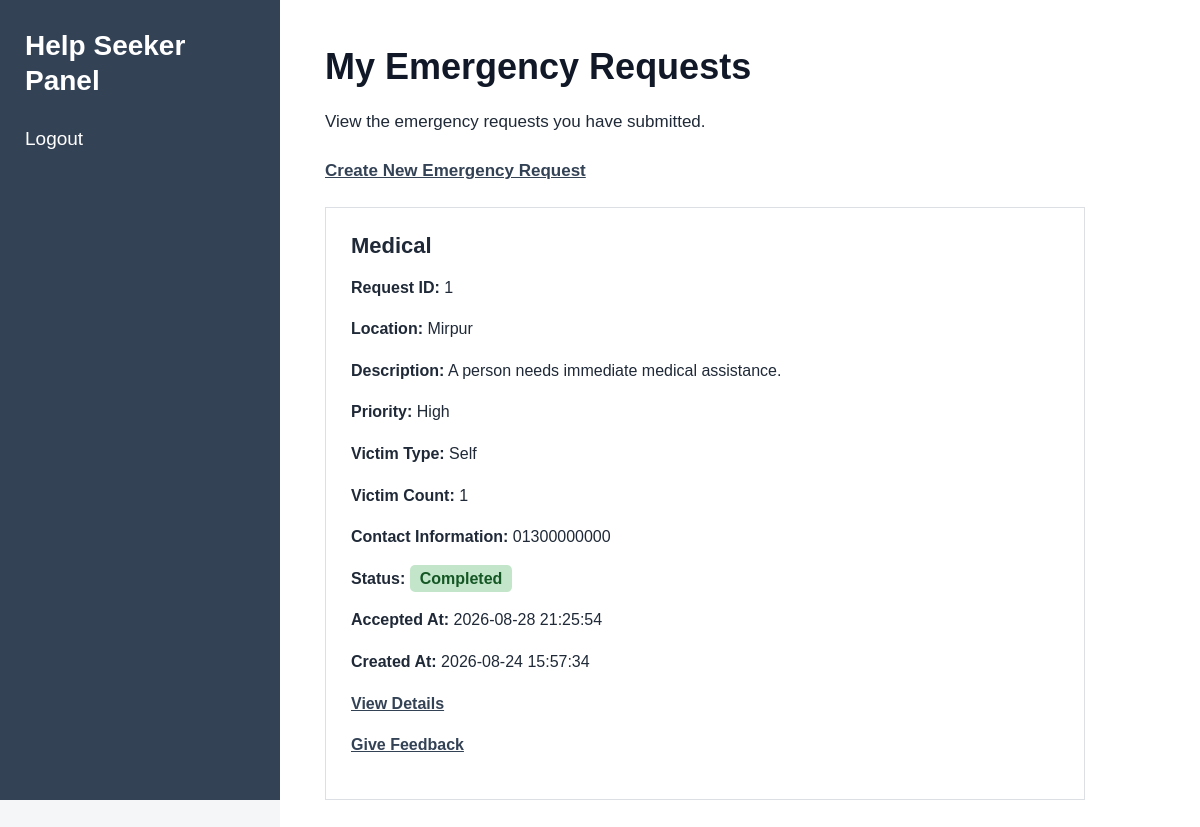
The page /index.php?page=helpseeker-requests (signed in) on the database as committed earlier.
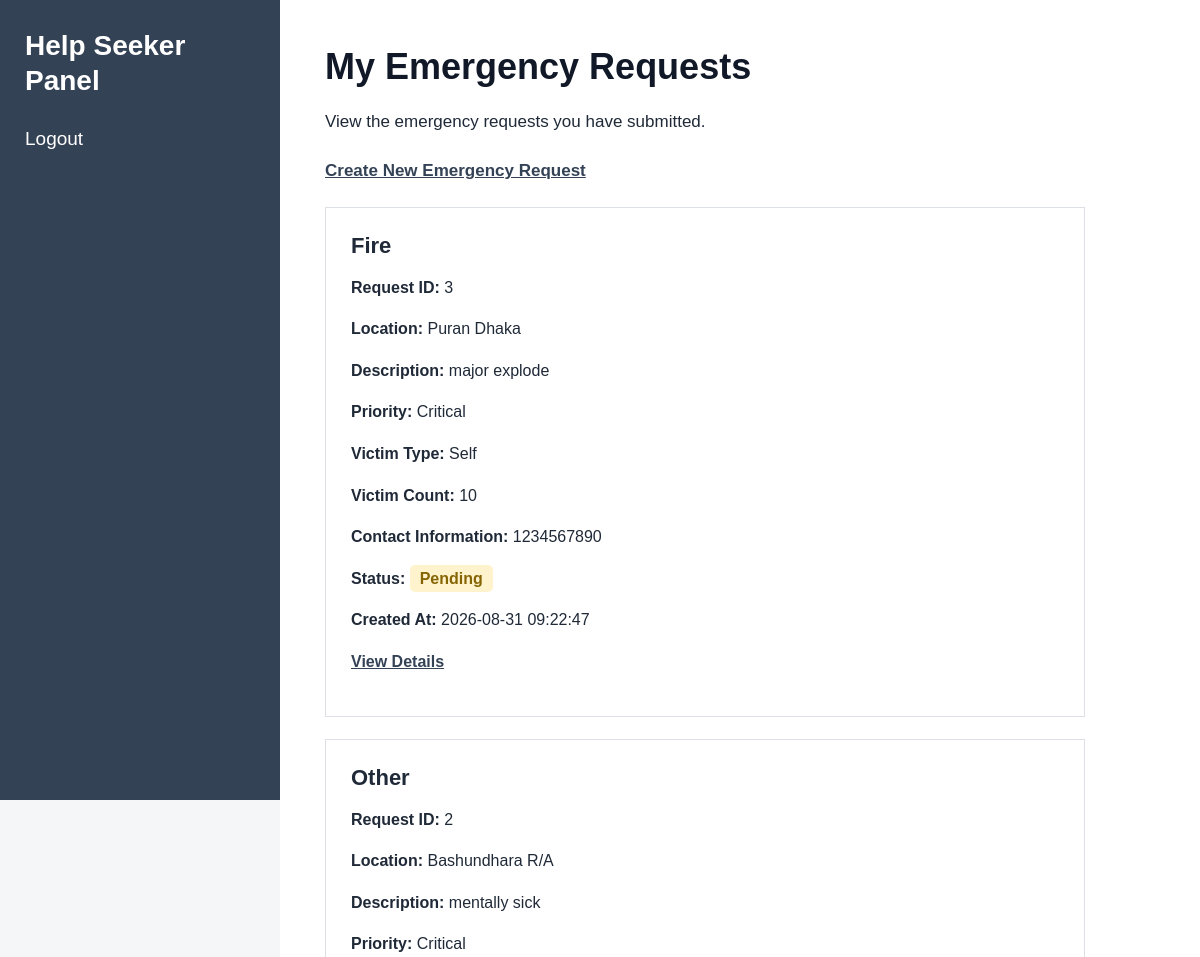
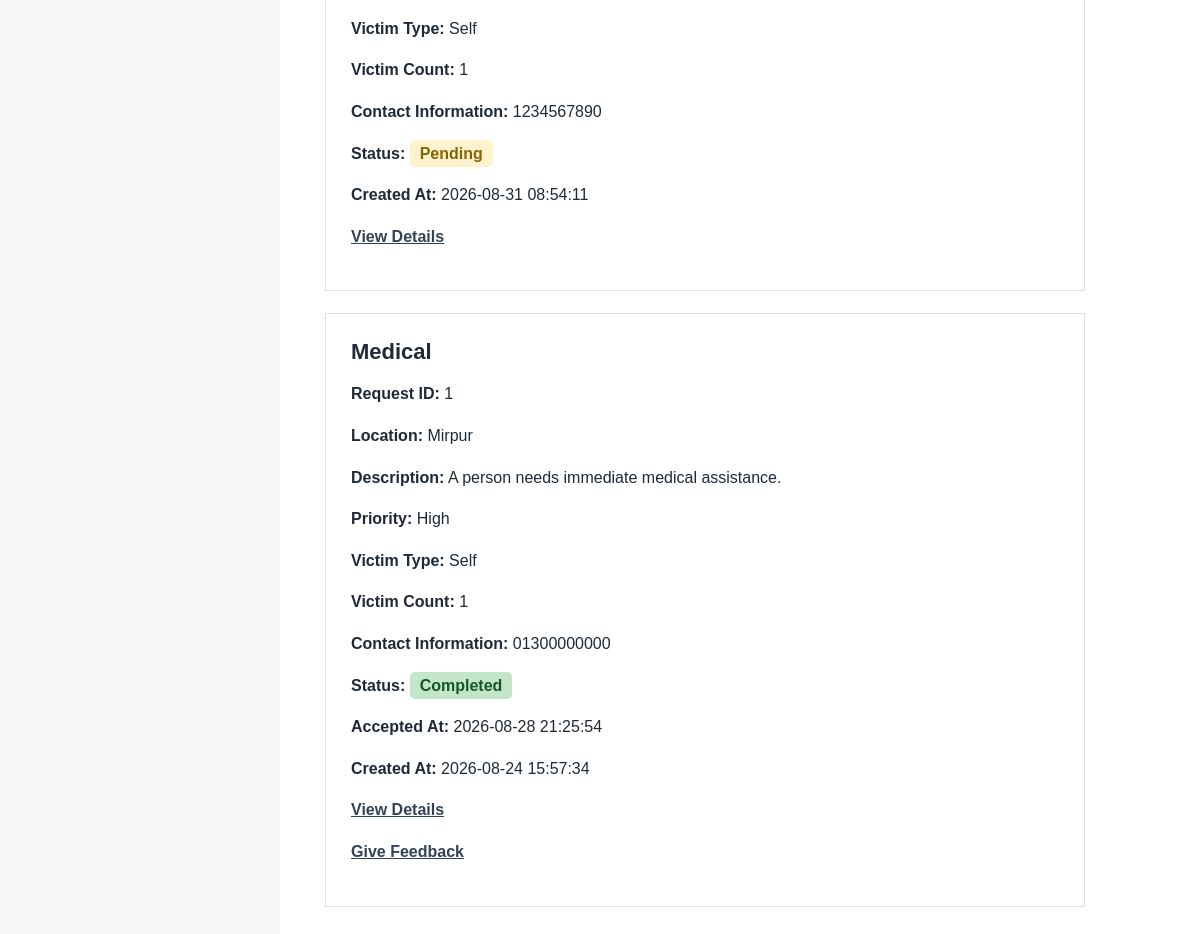
The same page on the database as committed later (2 pictures, top to bottom).
### tables this page shows
CREATE TABLE `emergency_requests` (
  `id` int(11) NOT NULL,
  `help_seeker_id` int(11) NOT NULL,
  `emergency_type` varchar(50) NOT NULL,
  `location` varchar(255) NOT NULL,
  `description` text NOT NULL,
  `priority` enum('low','medium','high','critical') NOT NULL DEFAULT 'medium',
  `victim_type` enum('self','other') NOT NULL DEFAULT 'self',
  `victim_information` text DEFAULT NULL,
  `victim_count` int(11) NOT NULL DEFAULT 1,
  `contact_information` varchar(150) NOT NULL,
  `status` enum('pending','assigned','ongoing','completed','cancelled') NOT NULL DEFAULT 'pending',
  `created_at` timestamp NOT NULL DEFAULT current_timestamp(),
  `updated_at` timestamp NOT NULL DEFAULT current_timestamp() ON UPDATE current_timestamp(),
  `volunteer_id` int(11) DEFAULT NULL,
  `accepted_at` datetime DEFAULT NULL
);

### models/HelpSeekerModel.php (called while the page is built, shortened)
<?php
function getHelpSeekerRequests($conn, $help_seeker_id)
{
    $sql = "SELECT *
            FROM emergency_requests
            WHERE help_seeker_id = ?
            ORDER BY id DESC";
    $stmt = mysqli_prepare($conn, $sql);
    mysqli_stmt_bind_param(
        $stmt,
        "i",
        $help_seeker_id
    );
    mysqli_stmt_execute($stmt);
    $result = mysqli_stmt_get_result($stmt);
    $requests = [];
    while ($row = mysqli_fetch_assoc($result)) {
        $requests[] = $row;
    }
    return $requests;
}

### views/helpseeker/requests.php (the view, shortened to what this page needs)
<?php
require_once "views/partials/header.php";
require_once "views/partials/sidebar.php";
?>
<div class="content">
    <h1>My Emergency Requests</h1>
    <p>
        View the emergency requests you have submitted.
    </p>
    <p>
        <a href="index.php?page=helpseeker-request-create">
            Create New Emergency Request
        </a>
    </p>
    <?php if (empty($requests)): ?>
        <div class="card">
            <h3>No Emergency Requests</h3>
            <p>
                You have not submitted any emergency requests yet.
            </p>
            <p>
                <a href="index.php?page=helpseeker-request-create">
                    Create Emergency Request
                </a>
            </p>
        </div>
    <?php else: ?>
        <?php foreach ($requests as $request): ?>
            <div class="card">
                <h3>
                    <?php
                    echo htmlspecialchars(
                        ucfirst($request['emergency_type'])
                    );
                    ?>
                </h3>
                <p>
                    <strong>Request ID:</strong>
                    <?php
                    echo (int)$request['id'];
                    ?>
                </p>
                <p>
                    <strong>Location:</strong>
                    <?php
                    echo htmlspecialchars(
                        $request['location']
                    );
                    ?>
                </p>
                <p>
                    <strong>Description:</strong>
                    <?php
                    echo htmlspecialchars(
                        $request['description']
                    );
                    ?>
                </p>
                <p>
                    <strong>Priority:</strong>
                    <?php
                    echo htmlspecialchars(
                        ucfirst($request['priority'])
                    );
                    ?>
                </p>
                <p>
                    <strong>Victim Type:</strong>
                    <?php
                    echo htmlspecialchars(
                        ucfirst($request['victim_type'])
                    );
                    ?>
                </p>
                <p>
                    <strong>Victim Count:</strong>
                    <?php
                    echo (int)$request['victim_count'];
                    ?>
                </p>
                <p>
                    <strong>Contact Information:</strong>
                    <?php
                    echo htmlspecialchars(
                        $request['contact_information']
                    );
                    ?>
                </p>
                <p>
                    <strong>Status:</strong>
                    <?php
                    $status = $request['status'] ?? 'pending';
                    $statusText = ucfirst($status);
                    $statusClass = 'status-pending';
                    if ($status === 'assigned') {
                        $statusClass = 'status-assigned';
                    } elseif ($status === 'ongoing') {
                        $statusClass = 'status-ongoing';
                    } elseif ($status === 'completed') {
                        $statusClass = 'status-completed';
                    } elseif ($status === 'cancelled') {
                        $statusClass = 'status-cancelled';
                    }
                    ?>
                    <span class="<?php echo $statusClass; ?>">
                        <?php
                        echo htmlspecialchars($statusText);
                        ?>
                    </span>
                </p>
                <?php if (!empty($request['accepted_at'])): ?>
                    <p>
                        <strong>Accepted At:</strong>
                        <?php
                        echo htmlspecialchars(
                            $request['accepted_at']
                        );
                        ?>
                    </p>
                <?php endif; ?>
                <p>
                    <strong>Created At:</strong>
                    <?php
                    echo htmlspecialchars(
                        $request['created_at'] ?? ''
                    );
                    ?>
                </p>
                <p>
                    <a
                        href="index.php?page=helpseeker-request-view&id=<?php echo (int)$request['id']; ?>"
                    >
                        View Details
                    </a>
                </p>
                <?php if ($status === 'completed'): ?>
                    <p>
                        <a
                            href="index.php?page=helpseeker-feedback&id=<?php echo (int)$request['id']; ?>"
                        >
                            Give Feedback
                        </a>
                    </p>
                <?php endif; ?>
            </div>
        <?php endforeach; ?>
    <?php endif; ?>
</div>
<?php require_once "views/partials/footer.php"; ?>

### index.php (shortened to what this page needs)
<?php
require_once "config/database.php";
$page = $_GET['page'] ?? 'login';
if ($page === 'login') {
    if ($_SERVER['REQUEST_METHOD'] === 'POST') {
        require_once "controllers/AuthController.php";
        $error = loginUser();
    }
    require_once "views/auth/login.php";
} elseif ($page === 'admin-dashboard') {
    requireAdmin();
    require_once "models/AdminDashboardModel.php";
    $dashboardCounts = getAdminDashboardCounts($conn);
    require_once "views/admin/dashboard.php";
} elseif ($page === 'logout') {
    logoutUser();
    header("Location: index.php?page=login");
    exit;
} elseif ($page === 'notifications') {
    requireAdmin();
    require_once "models/NotificationModel.php";
    $notifications = getAllNotifications($conn);
    require_once "views/admin/notifications/index.php";
} elseif ($page === 'witness-dashboard') {
    requireWitness();
    require_once "views/witness/dashboard.php";
} elseif ($page === 'volunteer-dashboard') {
    requireVolunteer();
    require_once "views/volunteer/dashboard.php";
} elseif ($page === 'volunteer-activities') {
    requireVolunteer();
    require_once "views/volunteer/activities.php";
} elseif ($page === 'volunteer-availability') {
    requireVolunteer();
    require_once "views/volunteer/availability.php";
} elseif ($page === 'volunteer-emergency-requests') {
    requireVolunteer();
    require_once "views/volunteer/emergency_requests.php";
} elseif ($page === 'volunteer-profile') {
    requireVolunteer();
    require_once "views/volunteer/profile.php";
} elseif ($page === 'helpseeker-dashboard') {
    requireHelpSeeker();
    require_once "views/helpseeker/dashboard.php";
}
elseif ($page === 'helpseeker-requests') {
    require_once "models/HelpSeekerModel.php";
    $help_seeker_id = (int)$_SESSION['user']['id'];
    $requests = getHelpSeekerRequests(
        $conn,
        $help_seeker_id
    );
    require_once "views/helpseeker/requests.php";
} else {
    echo "Page not found.";
}
?>

### views/partials/header.php (shortened to what this page needs)
<!DOCTYPE html>
<html lang="en">
<head>
    <link
    rel="stylesheet"
    href="/rescue_management_system/assets/css/style.css?v=12"
>
</head>
<body>

### views/partials/sidebar.php (shortened to what this page needs)
<?php
$role = $_SESSION['user']['role'] ?? '';
?>
<div class="sidebar">
    <?php if ($role === 'admin'): ?>
        <h2>Admin Panel</h2>
        <ul>
            <li>
                <a href="index.php?page=admin-dashboard">
                    Dashboard
                </a>
            </li>
            <li>
                <a href="index.php?page=notifications">
                    Notifications
                </a>
            </li>
            <li>
                <a href="index.php?page=feedback">
                    Feedback
                </a>
            </li>
            <li>
                <a href="index.php?page=rescue-reports">
                    Rescue Reports
                </a>
            </li>
            <li>
                <a href="index.php?page=logout">
                    Logout
                </a>
            </li>
        </ul>
    <?php elseif ($role === 'help_seeker'): ?>
        <h2>Help Seeker Panel</h2>
        <ul>
            <li>
                <a href="index.php?page=logout">
                    Logout
                </a>
            </li>
        </ul>
    <?php endif; ?>
</div>

### views/partials/footer.php (shortened to what this page needs)
</body>
</html>

### assets/css/style.css (style rules this page uses)
* { box-sizing: border-box; }
body { margin: 0; font-family: Arial, Helvetica, sans-serif; background: #f5f6f8; color: #1f2937; }
.sidebar { width: 280px; height: 100vh; background: #344256; color: white; position: fixed; top: 0; left: 0; padding: 28px 25px; box-sizing: border-box; overflow-y: auto; }
.sidebar h2 { margin: 0 0 28px 0; font-size: 28px; line-height: 1.25; color: white; }
.sidebar ul { list-style: none; padding: 0; margin: 0; }
.sidebar li { margin-bottom: 20px; }
.sidebar a { display: inline-block; color: white; text-decoration: none; font-size: 19px; line-height: 1.4; }
.content { margin-left: 280px; padding: 45px; min-height: 100vh; background: white; }
.content h1 { margin-top: 0; margin-bottom: 20px; font-size: 36px; line-height: 1.2; color: #111827; }
.content>p { font-size: 17px; line-height: 1.6; margin-bottom: 22px; }
.card { max-width: 760px; background: white; border: 1px solid #dcdfe4; padding: 25px; margin-top: 22px; margin-bottom: 22px; }
.card h3 { margin-top: 0; margin-bottom: 15px; font-size: 22px; color: #1f2937; }
.card p { font-size: 16px; line-height: 1.6; }
.content a { color: #344256; font-weight: 600; text-decoration: underline; }

### views/helpseeker/requests.php (style rules this page uses)
.status-pending { color: #856404; background-color: #fff3cd; padding: 5px 10px; border-radius: 5px; font-weight: bold; }
.status-completed { color: #155724; background-color: #c3e6cb; padding: 5px 10px; border-radius: 5px; font-weight: bold; }

Rows that differ between the two databases and show on the page:
added emergency_requests: emergency_type "Fire", id "3", location "Puran Dhaka", description "major explode", priority "Critical", victim_type "Self", victim_count "10", contact_information "1234567890", status "Pending", created_at "2026-08-31 09:22:47"
added emergency_requests: emergency_type "Other", id "2", location "Bashundhara R/A", description "mentally sick", priority "Critical", victim_type "Self", victim_count "1", contact_information "1234567890", status "Pending", created_at "2026-08-31 08:54:11"
